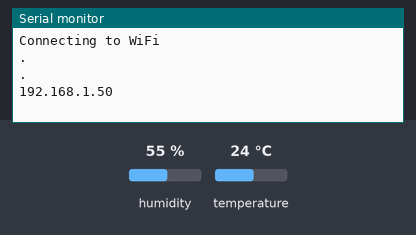
The sketch below on a simulated ESP8266 (NodeMCU). Shown: the last lines printed to the serial monitor. The test bench sets the inputs (shaded band); at power-on: humidity 55 %, temperature 24 °C. WiFi joins after 1.5 s; servers stay silent unless stated.

Above: at 3.2 s.
3.3 s: humidity set to 22 %
At 10.4 s:
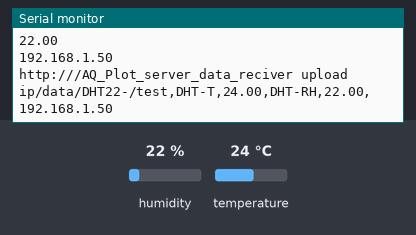
16.8 s: temperature set to 12 °C
At 20.5 s:
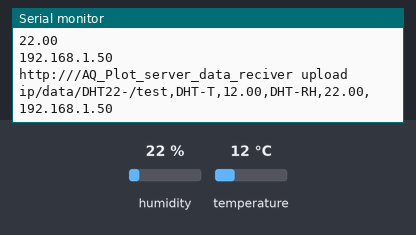
30.3 s: humidity set to 40 %
At 40.5 s:
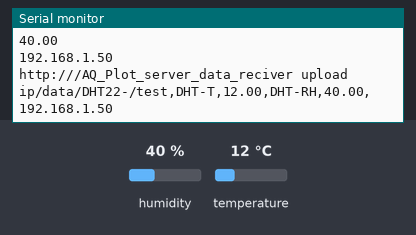
Timing chart, 0 to 42.0 s (numbered marks = the images above; inputs shaded):
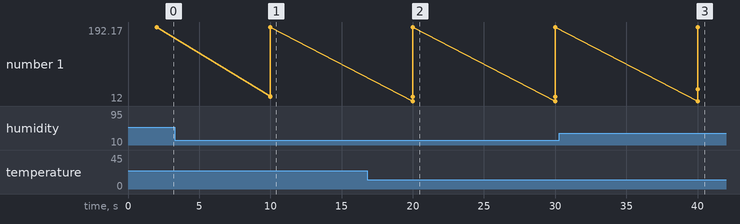

The sketch:

DHT22-Flasknode.ino
```cpp
#include <Arduino.h>
#include <ESP8266WiFi.h>
#include <ESP8266HTTPClient.h>
#include <DHT.h>


// Replace with your network credentials
const char* ssid = "";
const char* password = "";
String server= "/AQ_Plot_server_data_reciver upload ip";
String nodename="DHT22";
String nodeloc = "";
String pingdata = "";
String url = "";
IPAddress ip;                    // the IP address of your shield
//unsigned long time;
#define DHTPIN 5     // Digital pin connected to the DHT sensor

// Uncomment the type of sensor in use:
//#define DHTTYPE    DHT11     // DHT 11
#define DHTTYPE    DHT22     // DHT 22 (AM2302)
//#define DHTTYPE    DHT21     // DHT 21 (AM2301)

DHT dht(DHTPIN, DHTTYPE);

// current temperature & humidity, updated in loop()
float t = 0.0;
float h = 0.0;

// Updates DHT readings every 10 seconds
const long interval = 10000;
unsigned long previousMillis = 0;    // will store last time DHT was updated

// Sensors location name


void setup() {
  // put your setup code here, to run once:
   // Serial port for debugging purposes
  Serial.begin(115200);
  dht.begin();

  // Connect to Wi-Fi
  WiFi.begin(ssid, password);
  Serial.println("Connecting to WiFi");
  while (WiFi.status() != WL_CONNECTED) {
    delay(1000);
    Serial.println(".");
  }

  // Print ESP8266 Local IP Address
  Serial.println(WiFi.localIP());

}

void loop(){
  unsigned long currentMillis = millis();
  if (currentMillis - previousMillis >= interval) {
    // save the last time you updated the DHT values
    previousMillis = currentMillis;
    // Read temperature as Celsius (the default)
    float newT = dht.readTemperature();
    // Read Humidity
    float newH = dht.readHumidity();
    if (isnan(newT)) {
      Serial.println("Failed to read from DHT sensor!");
    }
    else {
      //Start data to ping to serva
      String nodetime="test";
      url=String("http://"+server);
      pingdata=String(nodetime);

      t = newT;
      pingdata+=String(",DHT-T,");
      pingdata+=t;
      h = newH;
      pingdata+=String(",DHT-RH,");
      pingdata+=h;
   //   time = millis();
  //    Serial.println(time);
      Serial.println(t);
      Serial.println(h);

      ip=WiFi.localIP();
      pingdata+=String(",");
      pingdata+=ip.toString();
      Serial.println(ip);
      Serial.println(url+ "/data/"+nodename+"-"+nodeloc+"/"+pingdata);
      HTTPClient http;
      http.begin(url+ "/data/"+nodename+"-"+nodeloc+"/"+pingdata);
     // http.addHeader(Content-Type,);
     // http.POST(pingdata);
      http.GET();
     // http.writeToStream(&Serial);
      http.end();
    }


  }
}
```

Measured:
- after the input at 3.3 s, the serial monitor: prints a new line after 6.7 s (image 1)
- after the input at 16.8 s, the serial monitor: prints a new line after 3.2 s (image 2)
- after the input at 30.3 s, the serial monitor: prints a new line after 9.7 s (image 3)
